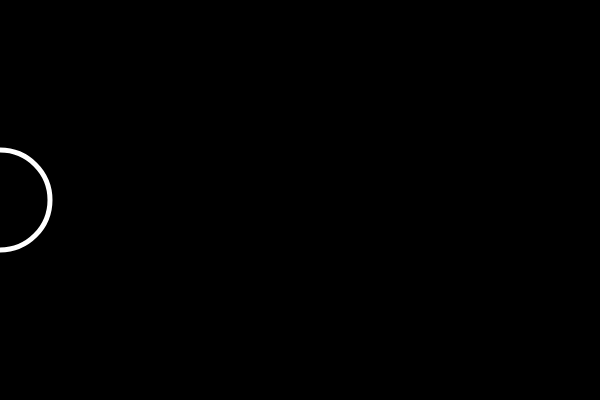
Frame 1 (no input)
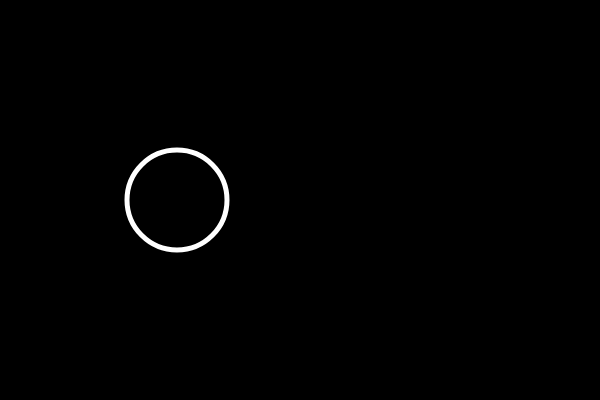
Frame 60 (no input)
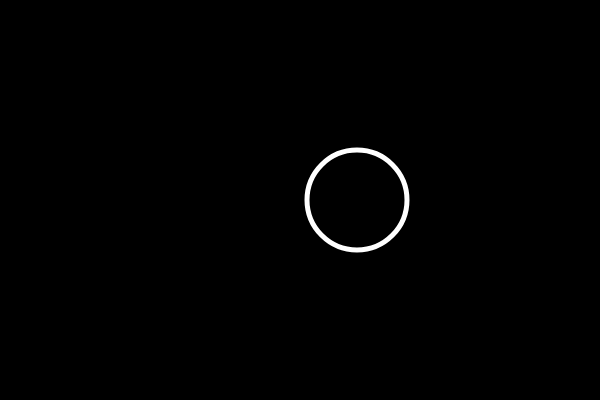
Frame 120 (the mouse pressed at the canvas centre since frame 60)

The p5.js sketch that drew these frames (run headless with seeded random() and noise() and a simulated clock; from frame 60 on, the mouse is pressed at the canvas centre):

// p5.js sketch
// ── sketch.js
var x = 0;

function setup() {
  createCanvas(600,400)  
}

function draw() {
  background(0);
  stroke(255);
  strokeWeight(5);
  noFill();
  ellipse(x,200,100,100);
  
  x = x + 3;
  
  if (x > 650) {
    x = -50;
    
  }
  
}
